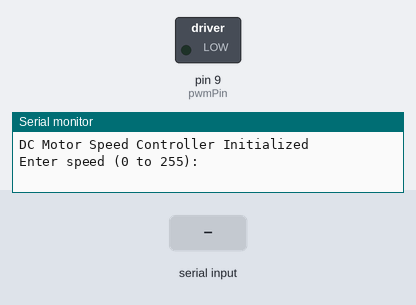
Simulated run of this sketch. Board: Arduino Uno, built with avr-gcc and run on an emulated ATmega328P. Parts: switched loads named in the sketch (green lamp = pin HIGH), the last lines printed to the serial monitor. The test bench sets the inputs (shaded band).

Above: at 1.2 s.
1.3 s: "90,45\n" received over Serial
At 2.5 s:
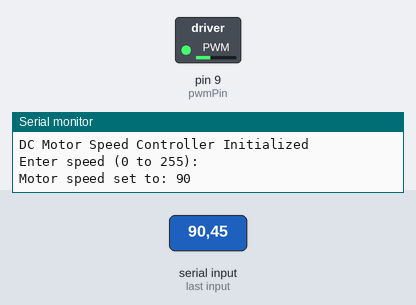
2.8 s: "30,150\n" received over Serial
At 3.9 s:
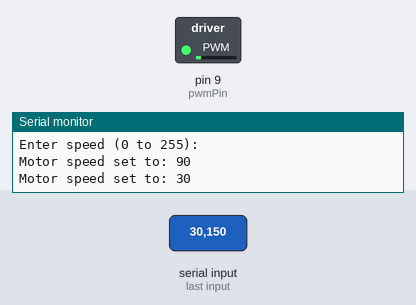
4.3 s: "200\n" received over Serial
At 4.9 s:
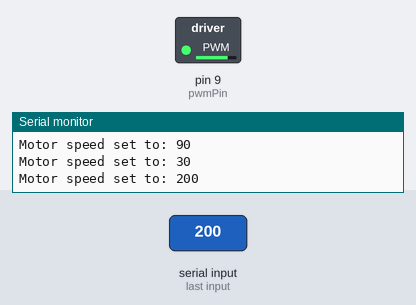
5.8 s: "90\n" received over Serial
At 7.2 s:
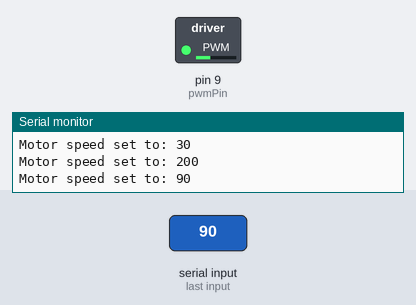
Timing chart, 0 to 8.3 s (numbered marks = the images above; inputs shaded):
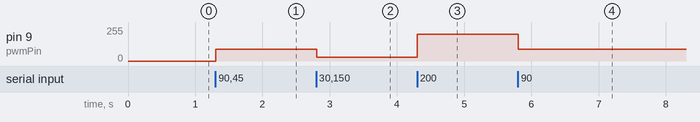

The sketch:

min_proj.ino
```cpp
// Define the PWM pin
const int pwmPin = 9; // PWM output pin connected to the transistor base

void setup() {
  Serial.begin(9600);         // Start serial communication for optional user input
  pinMode(pwmPin, OUTPUT);    // Set PWM pin as output
  Serial.println("DC Motor Speed Controller Initialized");
  Serial.println("Enter speed (0 to 255):");
}

void loop() {
  // Example 1: User Input Speed Control
  if (Serial.available() > 0) {
    String input = Serial.readStringUntil('\n'); // Read input as a string
    int pwmValue = input.toInt();               // Convert to integer

    // Ensure the value is in the valid range
    if (pwmValue >= 0 && pwmValue <= 255) {
      analogWrite(pwmPin, pwmValue);            // Set motor speed
      Serial.print("Motor speed set to: ");
      Serial.println(pwmValue);
    } else {
      Serial.println("Invalid input. Enter a value between 0 and 255.");
    }
  }

  // Example 2: Predefined Speed Pattern (Uncomment to use)
  /*
  for (int speed = 0; speed <= 255; speed++) {
    analogWrite(pwmPin, speed);  // Ramp up speed
    delay(10);                   // Delay to see the effect
  }
  for (int speed = 255; speed >= 0; speed--) {
    analogWrite(pwmPin, speed);  // Ramp down speed
    delay(10);
  }
  */
}
```

Measured:
- after the input at 1.3 s, pin 9 (pwmPin): 0/255 → 90/255 at once
- after the input at 2.8 s, pin 9 (pwmPin): 90/255 → 30/255 at once
- after the input at 4.3 s, pin 9 (pwmPin): 30/255 → 200/255 at once
- after the input at 5.8 s, pin 9 (pwmPin): 200/255 → 90/255 at once
